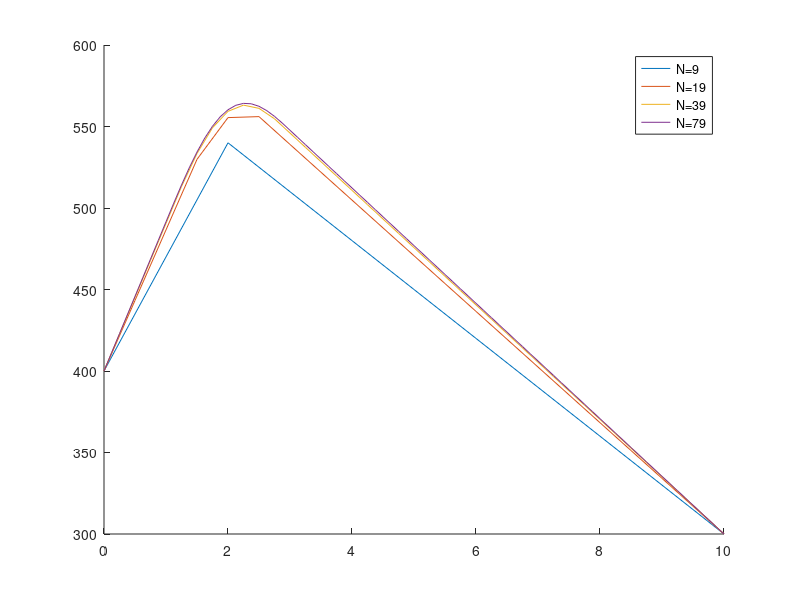
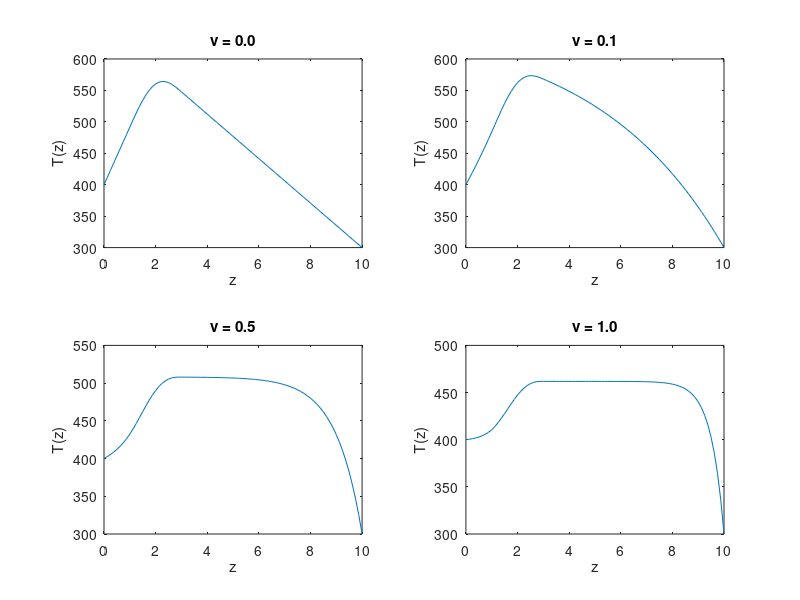

MATLAB code to generate these figures, in order:
%% Lab 2: Heat Conduction Boundary Value Problem
% Solving: -d/dz(kappa * dT/dz) + v*rho*C * dT/dz = Q(z)
% Boundary conditions: T(0) = T0, T(L) = Tout

clear; clc; close all;



function [z_all, T_full] = calculateAllGridPoints(N, v)

%% ========== PARAMETERS ==========
L = 10;          % Pipe length
a = 1;           % Coil start position
b = 3;           % Coil end position
Q0 = 50;         % Heating intensity
kappa = 0.5;     % Heat conduction coefficient
rho = 1;         % Fluid density
C = 1;           % Heat capacity
T0 = 400;        % Left boundary temperature (z=0)
Tout = 300;      % Right boundary temperature (z=L)

%% ========== GRID SETUP ==========
h = L / (N + 1);              % Grid spacing
z_all = 0:h:L;                % All grid points (N+2 total, including boundaries)
z_interior = z_all(2:end-1);  % Interior points only (N points)

%% ========== COMPUTE Q(z) AT INTERIOR POINTS ==========
% Q(z) is piecewise:
%   Q = 0                           if z < a
%   Q = Q0 * sin(pi*(z-a)/(b-a))   if a <= z <= b
%   Q = 0                           if z > b

Qvec = zeros(N, 1);
for i = 1:N
    z_i = z_interior(i);
    if z_i < a
        Qvec(i) = 0;
    elseif z_i >= a && z_i <= b
        Qvec(i) = Q0 * sin(pi * (z_i - a) / (b - a));
    else
        Qvec(i) = 0;
    end


end

%% ========== DISCRETIZATION ==========
% The ODE: -kappa * d2T/dz2 + v*rho*C * dT/dz = Q(z)
%
% Using finite differences at interior point i:
%   Second derivative: d2T/dz2 ≈ (T_{i+1} - 2*T_i + T_{i-1}) / h^2
%   First derivative:  dT/dz   ≈ (T_{i+1} - T_{i-1}) / (2*h)  [central difference]
%                      or       ≈ (T_i - T_{i-1}) / h         [backward difference]
%
% Substituting into the ODE and collecting terms gives:
%   (coeff_lower) * T_{i-1} + (coeff_main) * T_i + (coeff_upper) * T_{i+1} = Q_i
%
% TODO: Work out the coefficients by hand first!
%       Substitute the finite difference formulas into the ODE,
%       then collect terms for T_{i-1}, T_i, and T_{i+1}

%% ========== BUILD TRIDIAGONAL MATRIX A ==========
% Matrix A is N x N (one row per interior point)
%
% Structure:
%   [ d   u   0   0   0  ]
%   [ l   d   u   0   0  ]
%   [ 0   l   d   u   0  ]
%   [ 0   0   l   d   u  ]
%   [ 0   0   0   l   d  ]
%
% where d = main diagonal coefficient (for T_i)
%       u = upper diagonal coefficient (for T_{i+1})
%       l = lower diagonal coefficient (for T_{i-1})

% TODO: Define your coefficients based on your discretization
coeff_lower = -(kappa/(h^2) + v*rho*C/(2*h))
coeff_main = (2*kappa/(h^2))
coeff_upper = (v*rho*C/(2*h) - kappa/(h^2))

% Build diagonal vectors
main_diag = zeros(N, 1);    % Length N
upper_diag = zeros(N-1, 1); % Length N-1 (one fewer than main)
lower_diag = zeros(N-1, 1); % Length N-1

% TODO: Fill in the diagonal vectors with your coefficients
% For uniform coefficients (same at every point):
main_diag(:) = coeff_main;
upper_diag(:) = coeff_upper;
lower_diag(:) = coeff_lower;

% Assemble the matrix using diag()
A = diag(main_diag, 0) + diag(upper_diag, 1) + diag(lower_diag, -1);

%% ========== BUILD RIGHT-HAND SIDE VECTOR b ==========
% Start with the source term
b = Qvec;

% Handle boundary conditions:
% At i=1: equation involves T_0 (known) -> move to RHS
% At i=N: equation involves T_{N+1} (known) -> move to RHS
%
% TODO: Add boundary contributions
b(1) = b(1) - (coeff_lower) * T0;
b(N) = b(N) - (coeff_upper) * Tout;

%% ========== SOLVE THE SYSTEM ==========
T_interior = A \ b;

%% ========== ASSEMBLE FULL SOLUTION ==========
% Include boundary values
T_full = [T0; T_interior; Tout];

% %% ========== PLOT RESULTS ==========
% figure;
% plot(z_all, T_full, '-o');
% xlabel('z');
% ylabel('T(z)');
% title(sprintf('Temperature Distribution (N=%d, v=%.1f)', N, v));
% grid on;
end

%% ========== CONVERGENCE STUDY (Task 1) ==========
% TODO: Run for N = 9, 19, 39, 79 with v = 0
%       Plot all curves on the same graph
%
% Hint: You can either:
%   1. Copy the code above into a loop over N values, or
%   2. Turn the code above into a function and call it multiple times
%
% Example structure:
figure;
hold on;
for N = [9, 19, 39, 79]
    [z_all, T_full] = calculateAllGridPoints(N, 0);
    plot(z_all, T_full);
end
hold off;
legend('N=9', 'N=19', 'N=39', 'N=79');

%% ========== CONVECTION STUDY (Task 2) ==========
% TODO: Use N = 79 and run for v = 0, 0.1, 0.5, 1
%       Use subplot to show all four in one figure
%
% Example structure:
figure;
v_values = [0, 0.1, 0.5, 1];
for idx = 1:4
    v = v_values(idx);
    disp(v)
    [z_all, T_full] = calculateAllGridPoints(79, v);
    subplot(2, 2, idx);
    plot(z_all, T_full);
    title(sprintf('v = %.1f', v));
    xlabel('z');
    ylabel('T(z)');
end
